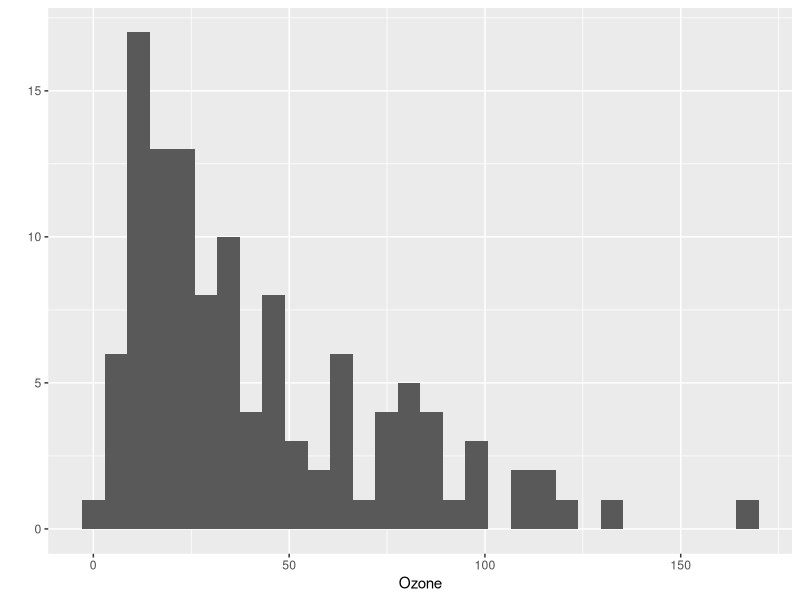
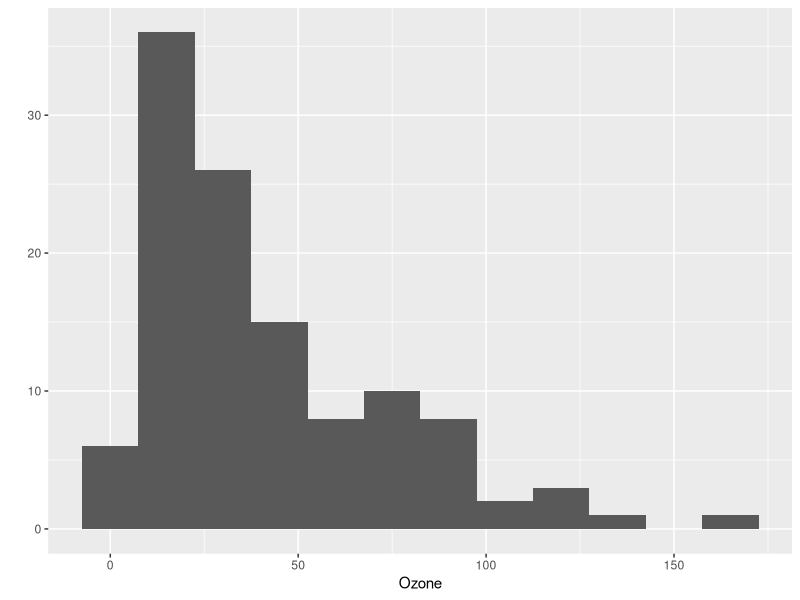
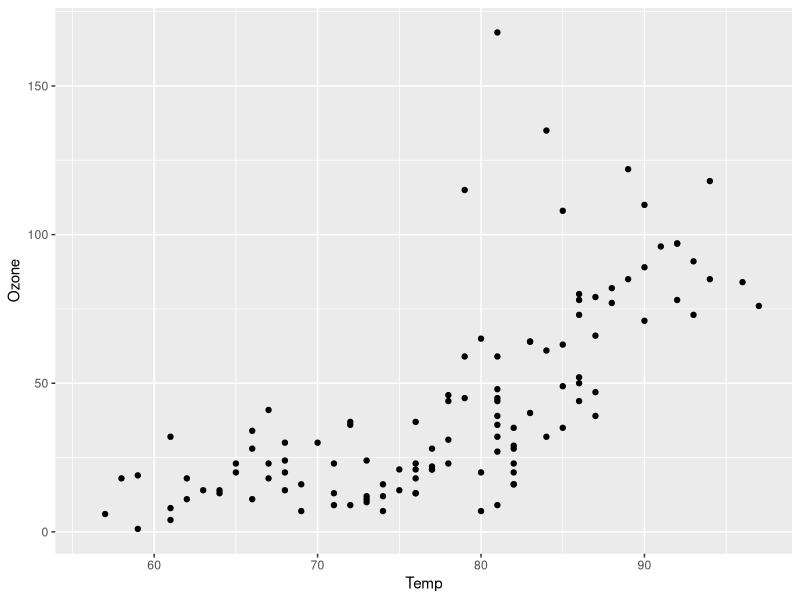
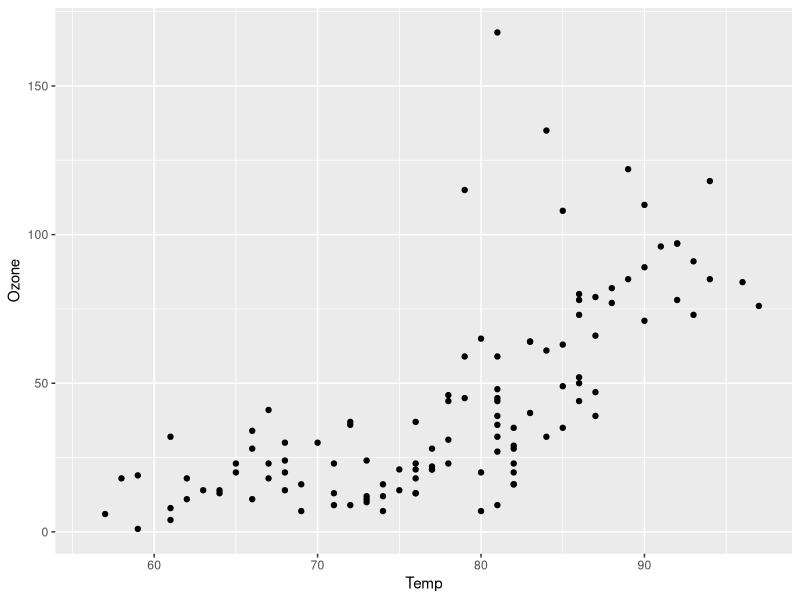
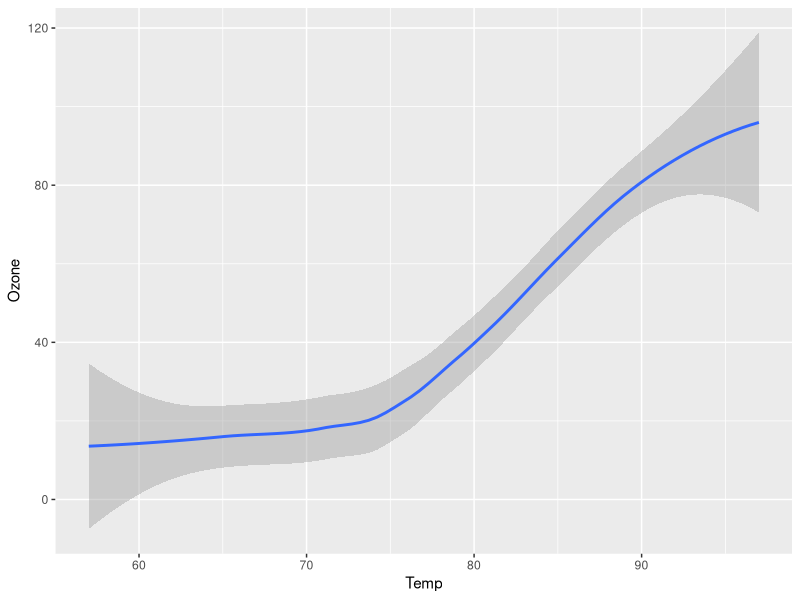
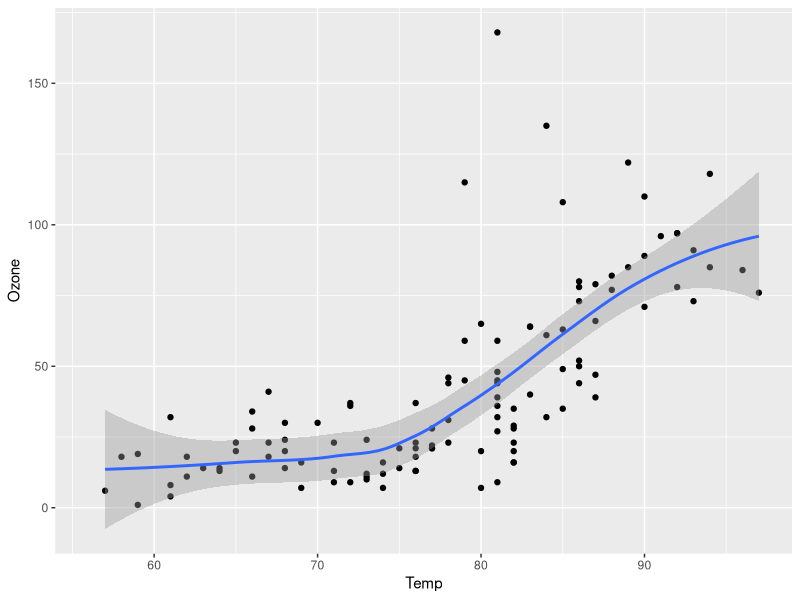
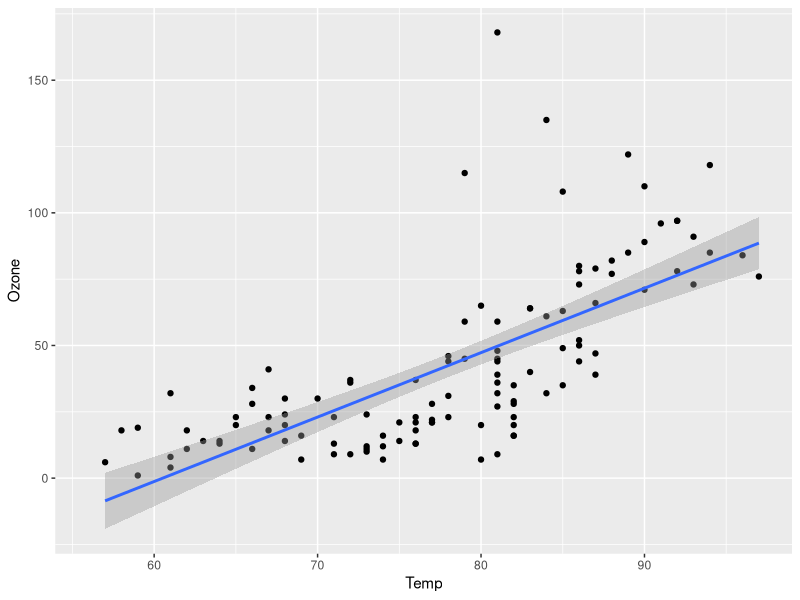
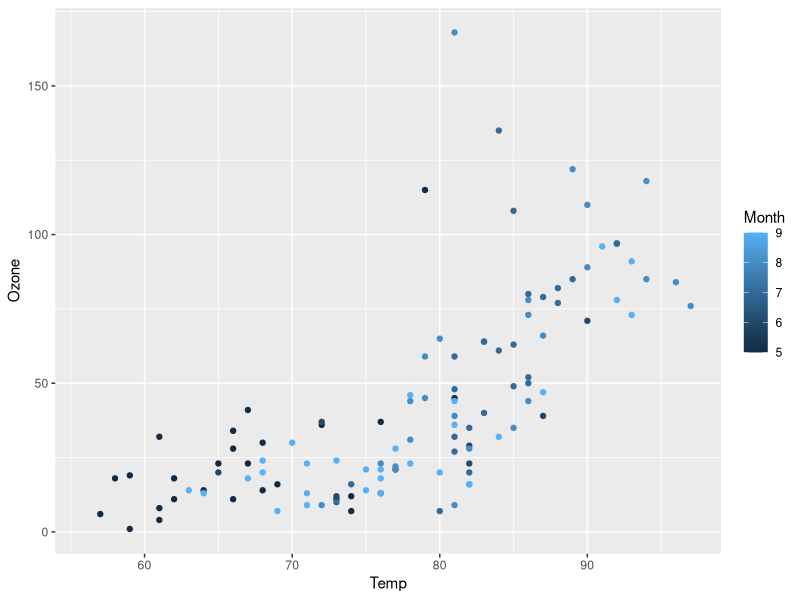

Write R code to recreate these figures, in order. (Note: this script raises an error after producing the figures.)
#  Week 9: ggplot2
#Focus today on tools to 
# - Create nice looking simple scatter plots
# - Create more complicated scatter plots
# - Create plots confidence intervals 
# - Create publication appropriate plots 



# First load libraries
#install.packages("ggplot2")
#install.packages("gridExtra")
library(ggplot2)
library(dplyr)
library(tidyr)
library(gridExtra)





#look at data
head(airquality)


#qplot
qplot(Ozone,data=airquality)


qplot(Ozone,data=airquality, binwidth=15)


qplot(Temp, Ozone, data=airquality)


#check missingness 
summary(airquality$Temp)
summary(airquality$Ozone)


#geom
qplot(Temp, Ozone, data=airquality,geom=c("point"))


qplot(Temp, Ozone, data=airquality,geom=c("smooth"))


qplot(Temp, Ozone, data=airquality,geom=c("point", "smooth"))


#fitted line
qplot(Temp, Ozone, data=airquality,geom=c("point", "smooth"), method = lm)


#3rd factor
qplot(Temp,Ozone,data=airquality,color=Month)



#4th factor
qplot(Temp,Ozone,data=airquality,color=Month, size=Solar.R)


#translucent points
qplot(Temp,Ozone,data=airquality,color=Month, size=Solar.R, alpha = I(0.7))



qplot(Temp,Ozone,data=airquality,color=Month, size=Solar.R, alpha = I(0.3))


#titles and axes
qplot(Temp,Ozone,data=airquality,color=Month, size=Solar.R, alpha = I(0.7),  
      xlab = "Maximum Temperature (F)", ylab = "Ozone (ppb)",
      main = "Ozone and Maximum Temperature by Month and Solar Radiation")


#In-class exercise 1:
#Use qplot to create boxplots of Ozone by Month (hint: convert Month to a factor variable)




qplot(as.factor(Month), Ozone, data=airquality, geom=c("boxplot"), 
      xlab="Month", ylab="Ozone (ppb)", main="Ozone by Month")





#ggplot basic formula
ggplot(airquality, aes(x=Temp, y=Ozone)) + geom_point()


#compare
qplot(Temp, Ozone, data=airquality, main="Qplot")

plot(airquality$Temp, airquality$Ozone, pch = 16)


#color
a <- ggplot(airquality, aes(x=Temp, y=Ozone, color = Solar.R)) + geom_point(size=4, shape=20)
a


#title and lables
a <- ggplot(airquality, aes(x=Temp, y=Ozone, color = Solar.R)) + geom_point(size=4, shape=20) + 
  ylab("Ozone (ppb)") + xlab("Temperature (F)") + ggtitle("Ozone by Temperature")
a



#facets
a + facet_wrap(~Month) + ggtitle("Ozone by Temp and Month")


#better facet labels
airquality$Month <- factor(airquality$Month, levels = seq(5, 9), labels = c("May", 
              "June", "July", "August", "September"))



a <- ggplot(airquality, aes(x=Temp, y=Ozone, color = Solar.R)) + geom_point(size=3, shape=20)

a + facet_wrap(~Month) + ggtitle("Ozone by Temp and Month")






#grid facets
airquality <- mutate(airquality, windcat = cut(Wind, breaks = 4))
a <- ggplot(airquality, aes(x=Temp, y=Ozone, color = Solar.R)) + 
      geom_point(size=3, shape=20)

a + facet_grid(Month ~ windcat)  



#colors in ggplot: categorical data
cols <- c('#1B9E77', '#D95F02', '#7570B3', '#E7298A', '#66A61E')
a <- ggplot(airquality, aes(x=Temp, y=Ozone, color = Month)) + geom_point(size=4, shape=20) + 
      scale_color_manual(values = cols)
a
#this works bc we made Month a factor above



#continuous color scale
a <- ggplot(airquality, aes(x=Temp, y=Ozone, color = Solar.R)) + 
    geom_point(size=3, shape=20) + scale_color_gradient(low = "#FF8C00", high = "#68228B") 
a



#setting up the data for confidence intervals
aq_month <- group_by(airquality, Month)
means <- summarise_each(aq_month, funs(mean(., na.rm = T)), Ozone, Temp)
means <- gather(means, "Variable", "Mean", 2:3)

#can combine both functions into one
sds <- gather(summarise_each(aq_month, funs(sd(., na.rm = T)), Ozone, Temp), "Variable", "SD", 2:3)
nobs <- gather(summarise_each(aq_month, funs(length(which(!is.na(.)))), Ozone, Temp), "Variable", "N_obs", 2:3)

#use full_join to get dataset
CIdat <- full_join(means, sds)
CIdat <- full_join(CIdat, nobs)

#Can use subsequent variables you create using mutate!
CIdat <- mutate(CIdat, Tstat = qt(0.975, N_obs-1), ME = (Tstat*SD/sqrt(N_obs)), 
                LB = (Mean - ME), UB = (Mean + ME))

CI_ozone <- filter(CIdat, Variable == "Ozone")


#plotting confidence intervals
b <- ggplot(CI_ozone, aes(y= Mean, x=Month, color=Month)) + geom_point(size=3, shape=20) + 
  geom_errorbar(aes(ymin=LB, ymax=UB), width=0) +
  ggtitle("Mean ozone by month") + ylab("Ozone (ppb)") + xlab("Month") 
b

#removing a legend
b <- b + theme(legend.position = "none")

b


#In-class exercise 2: Create boxplots of monthly temperature

CI_temp <- filter(CIdat, Variable == "Temp")



c <- ggplot(CI_temp, aes(y= Mean, x=Month, color=Month)) + geom_point(size=3, shape=20) + 
  geom_errorbar(aes(ymin=LB, ymax=UB), width=0) +
  ggtitle("Mean Temperature by month") + ylab("Temperature (F)") + xlab("Month") + theme(legend.position = "none")
c


#grid plots
grid1 <- grid.arrange(b,c, ncol=2, main=textGrob("Ozone and Daily Temperature",gp=gpar(fontsize=20,font=1)))


#printing plots for publication
png(filename="/Users/brooke/Desktop/AQ.png", width=1200)
grid1 <- grid.arrange(b,c, ncol=2, main=textGrob("Ozone and Daily Temperature",gp=gpar(fontsize=20,font=1)))
dev.off()



